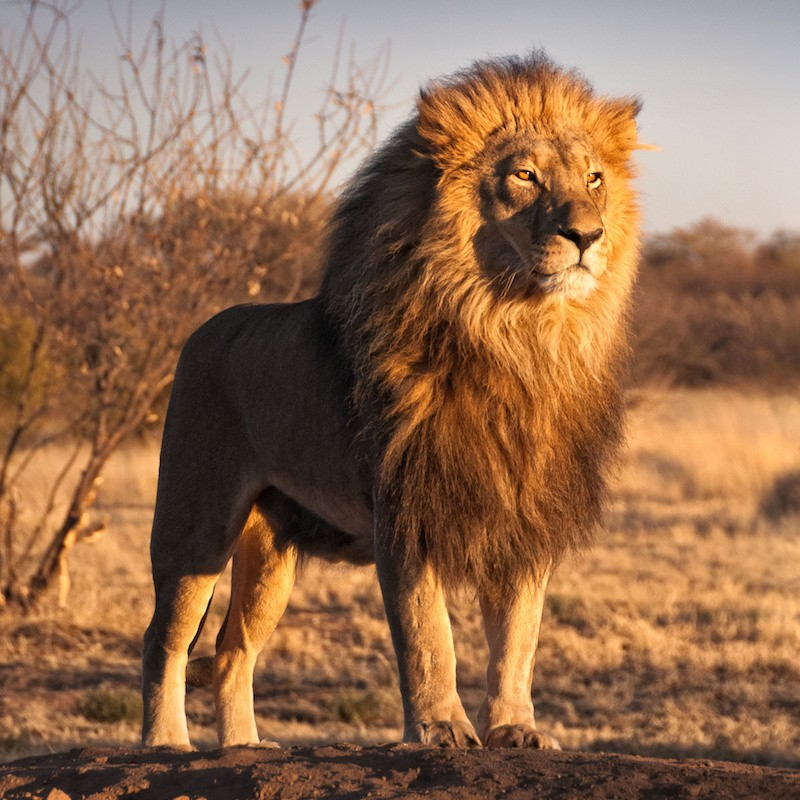
#> input picture images/lion.jpg, 800 x 800 px
$ python main.py --image ../images/lion.jpg
#> lines starting #> are read from the running program, lines starting #| are printed output that depends on the picture
import turtle
import numpy as np
import cv2 as cv
import argparse
from enum import Enum

WIDTH, HEIGHT = 800, 600
window_size = []


class blur(Enum):
    linear = 'linear'
    gaussian = 'gaussian'
    radial = 'radial'
    median = 'median'
    bilateral = 'bilateral'

    def str(self):
        return self.value


cli = argparse.ArgumentParser()
cli.add_argument("-i", "--image", required=True,
                 help="image path")

cli.add_argument("-b", "--blur", type=blur, choices=list(blur), required=False,
                 help="blur method pre-applied before Canny Edge Detection (linear, gaussian or radial)")
cli.add_argument("-k", "--kernel", required=False,
                 help="kernel level of blurring")
cli.add_argument("-W", "--width", required=False,
                 help="window width")
cli.add_argument("-H", "--height", required=False,
                 help="window height")
cli.add_argument("-s", "--speed", required=False,
                 help="drawing speed in pixels")

args = vars(cli.parse_args())

img = cv.imread(args["image"])
#> img is the input picture: shape (800, 800, 3); mean B, G, R 82.4, 110.1, 147.4

# noise reduction
gray = cv.cvtColor(img, cv.COLOR_BGR2GRAY)
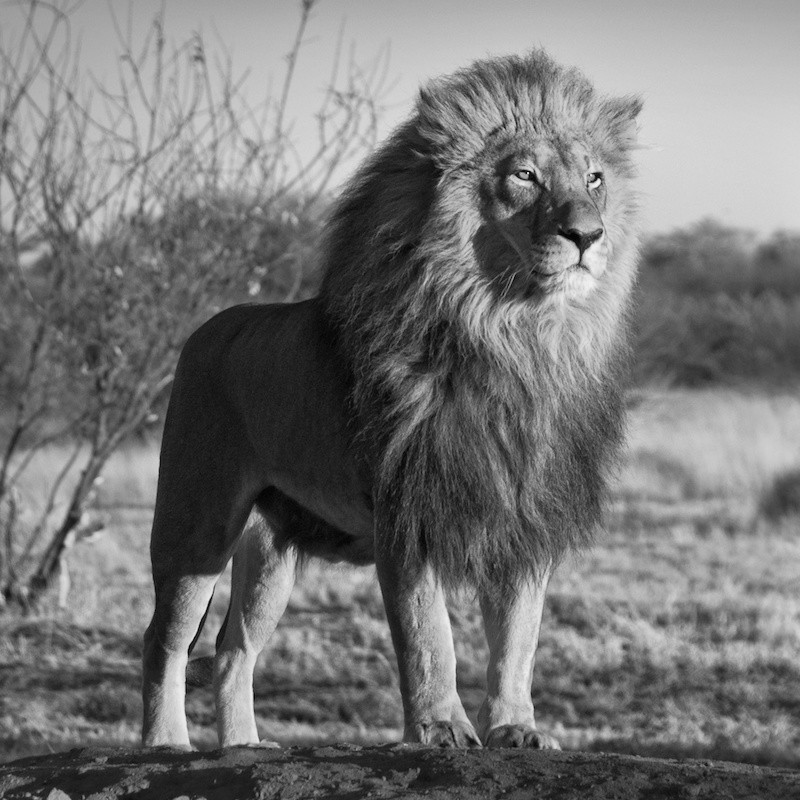
#> gray: shape (800, 800); min 1, max 244, mean 118.1


# Apply Blur method
if "blur" in args:
    if args["blur"] == "linear":
        blurred = cv.boxFilter(gray, -1, int(args["kernel"]), normalize=False,
                               ) if args["kernel"] else cv.boxFilter(gray, -1, 3, normalize=False)
    elif args["blur"] == "median":
        blurred = cv.medianBlur(
            gray, int(args["kernel"])) if args["kernel"] else cv.medianBlur(gray, 3)
    elif args["blur"] == "bilateral":
        blurred = cv.bilateralFilter(gray, int(
            args["kernel"]), 75, 75) if args["kernel"] else cv.medianBlur(gray, 9, 75, 75)
    else:
        # gaussian blur by default
        blurred = cv.GaussianBlur(gray, (int(
            args["kernel"]), int(
            args["kernel"])), 0) if args["kernel"] else cv.GaussianBlur(gray, (3, 3), 0)

if "speed" in args and args["speed"]:
    drawing_speed = int(args["speed"])
else:
    drawing_speed = 0

if "width" in args and "height" in args and args["width"] and args["height"]:
    window_size = (int(args["width"]), int(args["height"]))
else:
    window_size.append(WIDTH)
    window_size.append(HEIGHT)

computed_median = np.median(gray)
#> computed_median = 115
# apply automatic Canny edge detection using the computed median
lower_treshold = (1.0 - 0.33) * computed_median
#> lower_treshold = 77.05

# Here we consider that the max value the image is 255 ( 8bit images)
upper_treshold = int(min(255, (1.0 + 0.33) * computed_median))
#> upper_treshold = 152


automatically_edged = ~cv.Canny(img, lower_treshold, upper_treshold)
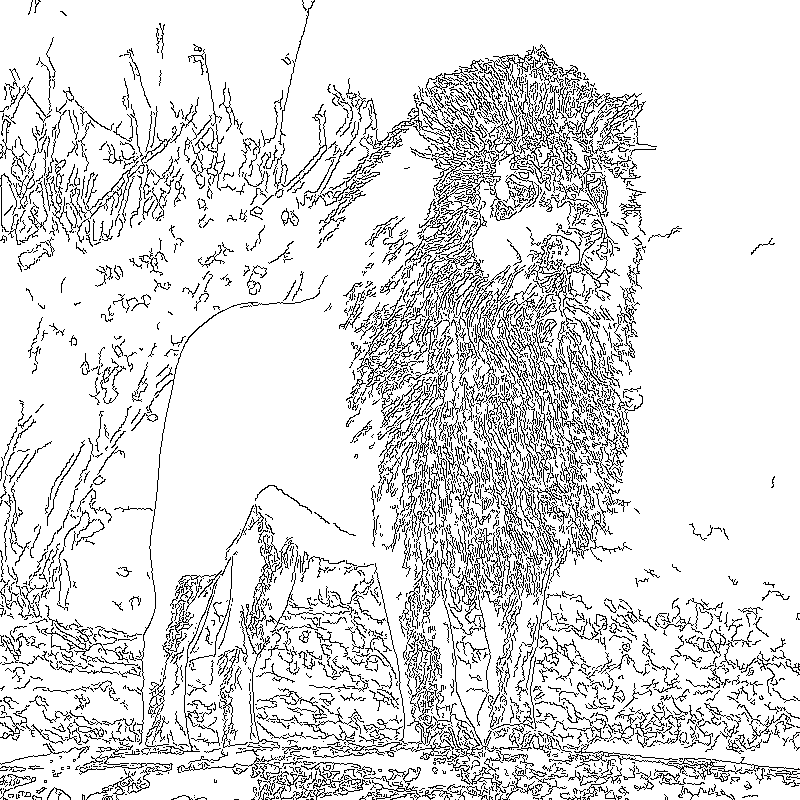
#> automatically_edged: shape (800, 800); 87.1% white; black in thin lines or dots


# apply Canny edge detection using a wide threshold, tight
# threshold, and automatically determined threshold
wide = ~cv.Canny(img, 10, 200)
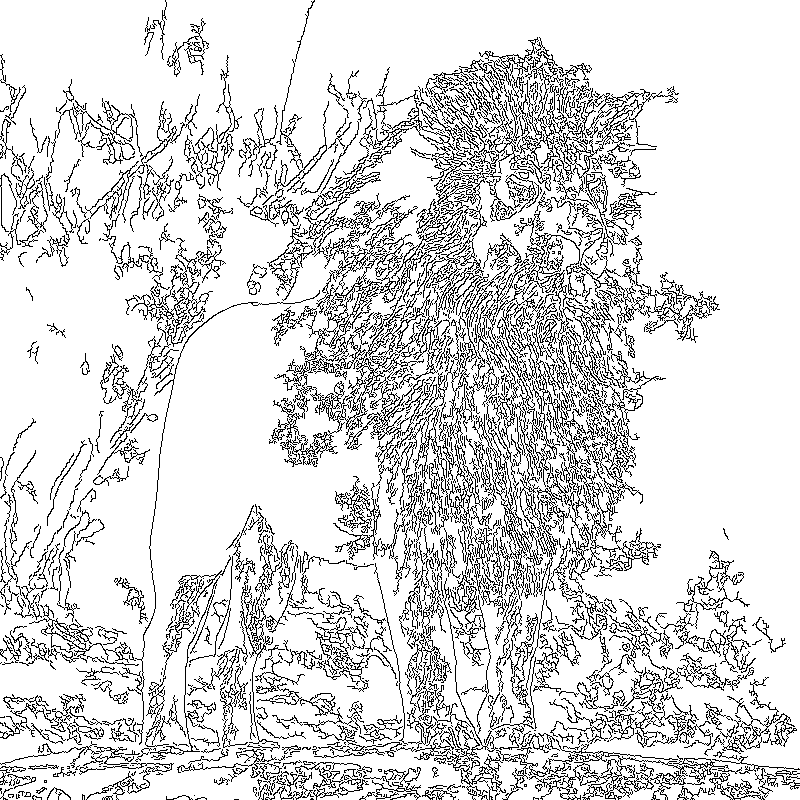
#> wide: shape (800, 800); 85% white; black in thin lines or dots
tight = ~cv.Canny(img, 225, 250)
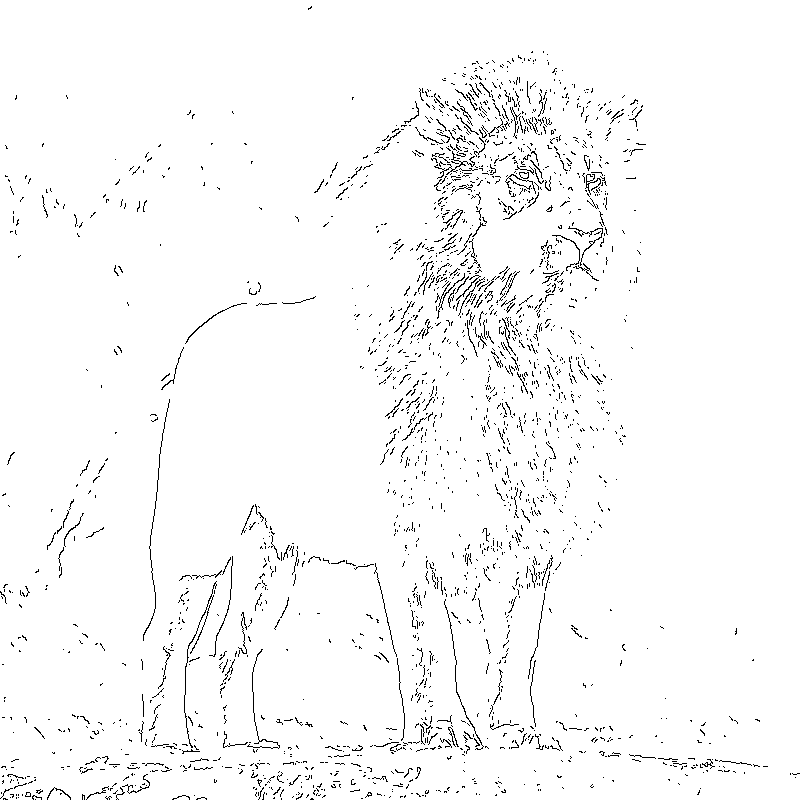
#> tight: shape (800, 800); 97.4% white; black in thin lines or dots

retval, dst = cv.threshold(automatically_edged, 127, 255, cv.THRESH_BINARY)
width = int(img.shape[1])
#> width = 800
height = int(img.shape[0])
#> height = 800

#> (the run stopped early here; a loop or call above may not have finished)
